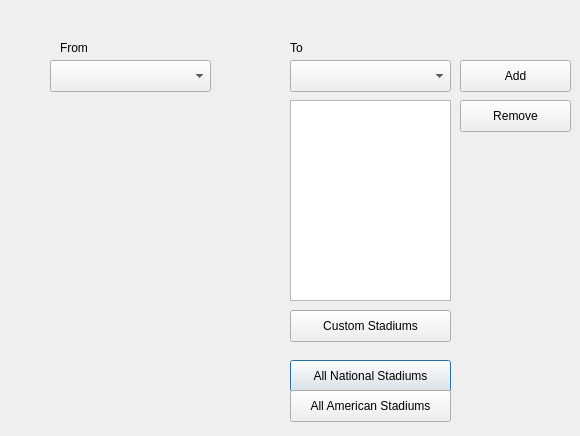
<?xml version="1.0" encoding="UTF-8"?>
<ui version="4.0">
 <class>TripPlanner</class>
 <widget class="QDialog" name="TripPlanner">
  <property name="geometry">
   <rect>
    <x>0</x>
    <y>0</y>
    <width>580</width>
    <height>436</height>
   </rect>
  </property>
  <property name="windowTitle">
   <string>Dialog</string>
  </property>
  <widget class="QPushButton" name="national_stadiums_button">
   <property name="geometry">
    <rect>
     <x>290</x>
     <y>360</y>
     <width>161</width>
     <height>32</height>
    </rect>
   </property>
   <property name="text">
    <string>All National Stadiums</string>
   </property>
  </widget>
  <widget class="QComboBox" name="comboBox">
   <property name="geometry">
    <rect>
     <x>50</x>
     <y>60</y>
     <width>161</width>
     <height>32</height>
    </rect>
   </property>
  </widget>
  <widget class="QLabel" name="label">
   <property name="geometry">
    <rect>
     <x>60</x>
     <y>40</y>
     <width>57</width>
     <height>16</height>
    </rect>
   </property>
   <property name="text">
    <string>From</string>
   </property>
  </widget>
  <widget class="QPushButton" name="american_stadium_button">
   <property name="geometry">
    <rect>
     <x>290</x>
     <y>390</y>
     <width>161</width>
     <height>32</height>
    </rect>
   </property>
   <property name="text">
    <string>All American Stadiums</string>
   </property>
  </widget>
  <widget class="QPushButton" name="custom_stadium_button">
   <property name="geometry">
    <rect>
     <x>290</x>
     <y>310</y>
     <width>161</width>
     <height>32</height>
    </rect>
   </property>
   <property name="text">
    <string>Custom Stadiums</string>
   </property>
  </widget>
  <widget class="QLabel" name="label_2">
   <property name="geometry">
    <rect>
     <x>290</x>
     <y>40</y>
     <width>57</width>
     <height>16</height>
    </rect>
   </property>
   <property name="text">
    <string>To</string>
   </property>
  </widget>
  <widget class="QComboBox" name="to_combo_box">
   <property name="geometry">
    <rect>
     <x>290</x>
     <y>60</y>
     <width>161</width>
     <height>32</height>
    </rect>
   </property>
  </widget>
  <widget class="QPushButton" name="add_button">
   <property name="geometry">
    <rect>
     <x>460</x>
     <y>60</y>
     <width>111</width>
     <height>32</height>
    </rect>
   </property>
   <property name="text">
    <string>Add</string>
   </property>
  </widget>
  <widget class="QPushButton" name="remove_button">
   <property name="geometry">
    <rect>
     <x>460</x>
     <y>100</y>
     <width>111</width>
     <height>32</height>
    </rect>
   </property>
   <property name="text">
    <string>Remove</string>
   </property>
  </widget>
  <widget class="QTableWidget" name="tableWidget">
   <property name="geometry">
    <rect>
     <x>290</x>
     <y>100</y>
     <width>161</width>
     <height>201</height>
    </rect>
   </property>
  </widget>
 </widget>
 <resources/>
 <connections/>
</ui>
